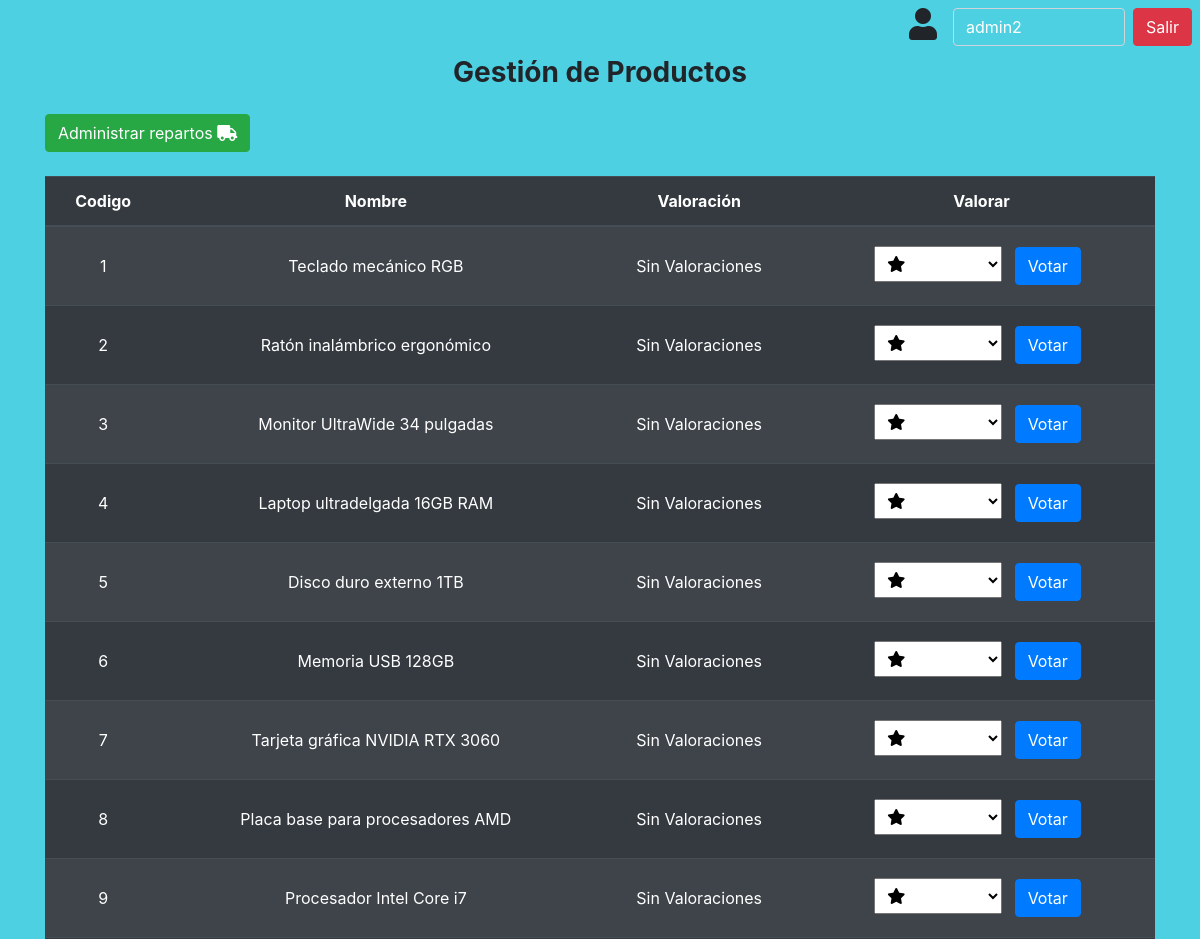
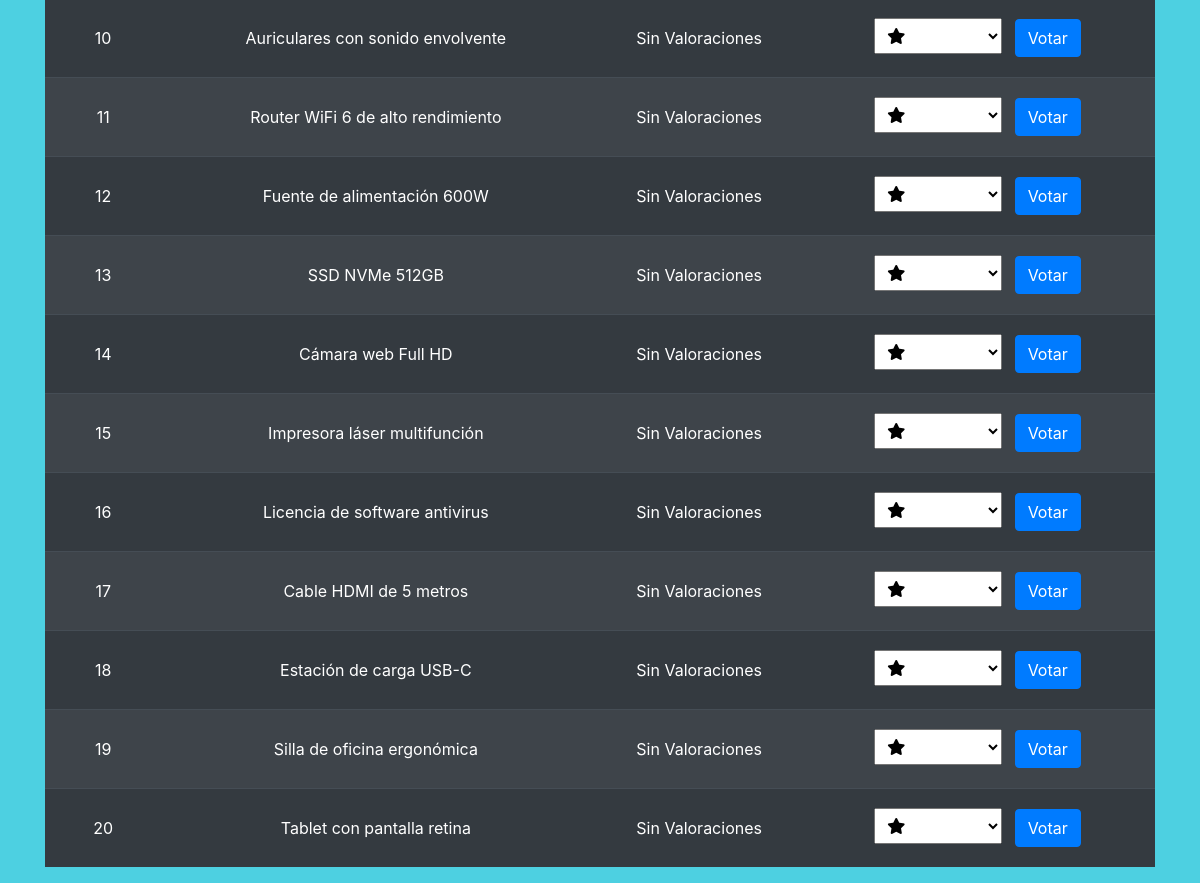
/public/listado.php (signed in), run on the app's committed database (2 pictures, top to bottom).
### tables this page shows
CREATE TABLE IF NOT EXISTS productos (
    id INT AUTO_INCREMENT PRIMARY KEY,  
    nombre VARCHAR(255) NOT NULL      
);

### configDB.php (called while the page is built)
<?php
$hostConf = "localhost";
$dbConf = "proyecto";
$userConf = "nolin";
$passConf = "7506";
$portConf = "3307";
$dsnConf = "mysql:host={$hostConf}:{$portConf};dbname={$dbConf};charset=utf8mb4";

### class/Conexion.php (called while the page is built, shortened)
<?php
require_once("../configDB.php");
class Conexion
{
    private $user;
    private $pass;
    private $dsn;
    protected $conexion;
    public function __construct()
    {
        global $hostConf, $dbConf, $userConf, $passConf, $portConf, $dsnConf;
        $this->user = $userConf;
        $this->pass = $passConf;
        $this->dsn = $dsnConf;
        $this->conexion = $this->crearConexion();
    }
    public function crearConexion()
    {
        try {
            $conexion = new PDO($this->dsn, $this->user, $this->pass);
            $conexion->setAttribute(PDO::ATTR_ERRMODE, PDO::ERRMODE_EXCEPTION);
        } catch (PDOException $ex) {
            die("Error en la conexión: mensaje: " . $ex->getMessage());
        }
        return $conexion;
    }
    public function query($sql) {
        try {
            return $this->conexion->query($sql);
        } catch (PDOException $e) {
            die("Error en la consulta: " . $e->getMessage());
        }
    }
}

### class/Producto.php (called while the page is built, shortened)
<?php
class Producto {
    private $pdo;
    public function __construct($pdo) {
        $this->pdo = $pdo;
    }
    public function obtenerProductos() {
        $sql = "SELECT * FROM productos";
        $stmt = $this->pdo->query($sql);
        return $stmt->fetchAll(PDO::FETCH_ASSOC);
    }
}
?>

### public/listado.php (the view, shortened to what this page needs)
<?php
require_once "../class/Conexion.php";
require_once "../class/Producto.php";
require_once "../views/utilities.php";
if (isset($_SESSION['nombre'])) {
    $usuario = $_SESSION['nombre'];
    $validado = true;
    $user = new Usuario();
    $response = $user->getUserId($usuario);
    $userId = $response;
} else {
    $usuario = "Invitado";
    $validado = false;
    $userId = null;
}
$conexion = new Conexion();
$productos = new Producto($conexion);
$filas = $productos->obtenerProductos();
?>
<!doctype html>
<html lang="es">
    <head>
        <link rel="stylesheet" href="https://stackpath.bootstrapcdn.com/bootstrap/4.4.1/css/bootstrap.min.css"
>
        <link rel="stylesheet" href="https://use.fontawesome.com/releases/v5.3.1/css/all.css"
>
    </head>
    <body style="background: #4dd0e1">
    <div class="float float-right d-inline-flex mt-2">
        <i class="fas fa-user mr-3 fa-2x"></i>
        <input type="text" size='10px' value="<?php echo $usuario; ?>"
               class="form-control mr-2 bg-transparent text-white" disabled>
        <?php
        if ($validado)
            echo "<a href='cerrar.php' class='btn btn-danger mr-2'>Salir</a>";
        else
            echo "<a href='login.php' class='btn btn-primary mr-2'>Login</a>";
        ?>
    </div>
    <br><br>
        <h3 class="text-center mt-2 font-weight-bold">Gestión de Productos</h3>
        <?php
             echo "<div class='container mt-3'>";
            if ($validado)
                echo "<a href='repartos.php' class='btn btn-success mt-2 mb-2'>Administrar repartos <i class='fa fa-truck'></i></a>";
            echo "</div>";
        ?>
        <div class="container mt-3">
            <table class="table table-striped table-dark">
                <thead>
                    <tr class="text-center">
                        <th scope="col">Codigo</th>
                        <th scope="col">Nombre</th>
                        <th scope="col">Valoración</th>
                        <th scope="col">Valorar</th>
                    </tr>
                </thead>
                <tbody>
                    <?php
                        if (count($filas) == 0) {
                            echo "<tr><td colspan='4' class='text-center'>No hay productos</td></tr>";
                        } else{
                            foreach ($filas as $fila){
                                $query = $productos->valoracionProducto($fila['id']);
                                $valoracion = $query["valoracion"];
                                $totalVotos = $query["total_votos"];
                                echo "<tr class='text-center product'>";
                                    echo "<td class='align-middle'>{$fila['id']}</td>";
                                    echo "<td class='align-middle'>{$fila['nombre']}</td>";
                                    echo "<td class='align-middle valoration'>";
                                        printCellValoracion($valoracion, $totalVotos);
                                    echo "</td>";
                                    echo "<td class='align-middle'>";
                                        if ($validado) {
                                            echo "<form class='votacion-form'>
                                                    <select id='select-{$fila['id']}' class='form-select fa p-2' aria-label='Default select example' name='valoracion' id='valoracion' required>
                                                        <option value='1'>&#xf005;</option>
                                                        <option value='2'>&#xf005;&#xf005;</option>
                                                        <option value='3'>&#xf005;&#xf005;&#xf005;</option>
                                                        <option value='4'>&#xf005;&#xf005;&#xf005;&#xf005;</option>
                                                        <option value='5'>&#xf005;&#xf005;&#xf005;&#xf005;&#xf005;</option>
                                                    </select>
                                                    <input type='hidden' name='id' value='{$fila['id']}'>
                                                    <input type='hidden' name='usuario' value='{$usuario}'>
                                                    <input type='hidden' name='userId' value='{$userId}'>
                                                    <input type='hidden' name='totalVotos' value='{$totalVotos}'>
                                                    <button class='btn btn-primary btnVotar m-2' value='Valorar'>Votar</button>
                                                </form> ";
                                        } else {
                                            echo "Debe Registrarse";
                                        }
                                    echo "</td>";
                                echo "</tr>";
                            }
                        }
                    ?>
                </tbody>
            </table>
        </div>
    </body>
</html>

### views/utilities.php (shortened to what this page needs)
<?php
function printCellValoracion($valoracion, $totalVotos){
    if($valoracion == null){
        echo "Sin Valoraciones";
    } else{
        echo $totalVotos;
        echo (ceil($totalVotos) > 1) ? " valoraciones: " : " valoración: ";
        echo printStars($valoracion);
    }
}
?>

### data on the page
productos: id "1", nombre "Teclado mecánico RGB", valoracion ""
productos: id "2", nombre "Ratón inalámbrico ergonómico", valoracion ""
productos: id "3", nombre "Monitor UltraWide 34 pulgadas", valoracion ""
productos: id "4", nombre "Laptop ultradelgada 16GB RAM", valoracion ""
productos: id "5", nombre "Disco duro externo 1TB", valoracion ""
productos: id "6", nombre "Memoria USB 128GB", valoracion ""
productos: id "7", nombre "Tarjeta gráfica NVIDIA RTX 3060", valoracion ""
productos: id "8", nombre "Placa base para procesadores AMD", valoracion ""
productos: id "9", nombre "Procesador Intel Core i7", valoracion ""
productos: id "10", nombre "Auriculares con sonido envolvente", valoracion ""
productos: id "11", nombre "Router WiFi 6 de alto rendimiento", valoracion ""
productos: id "12", nombre "Fuente de alimentación 600W", valoracion ""
productos: id "13", nombre "SSD NVMe 512GB", valoracion ""
productos: id "14", nombre "Cámara web Full HD", valoracion ""
productos: id "15", nombre "Impresora láser multifunción", valoracion ""
productos: id "16", nombre "Licencia de software antivirus", valoracion ""
productos: id "17", nombre "Cable HDMI de 5 metros", valoracion ""
productos: id "18", nombre "Estación de carga USB-C", valoracion ""
productos: id "19", nombre "Silla de oficina ergonómica", valoracion ""
productos: id "20", nombre "Tablet con pantalla retina", valoracion ""
